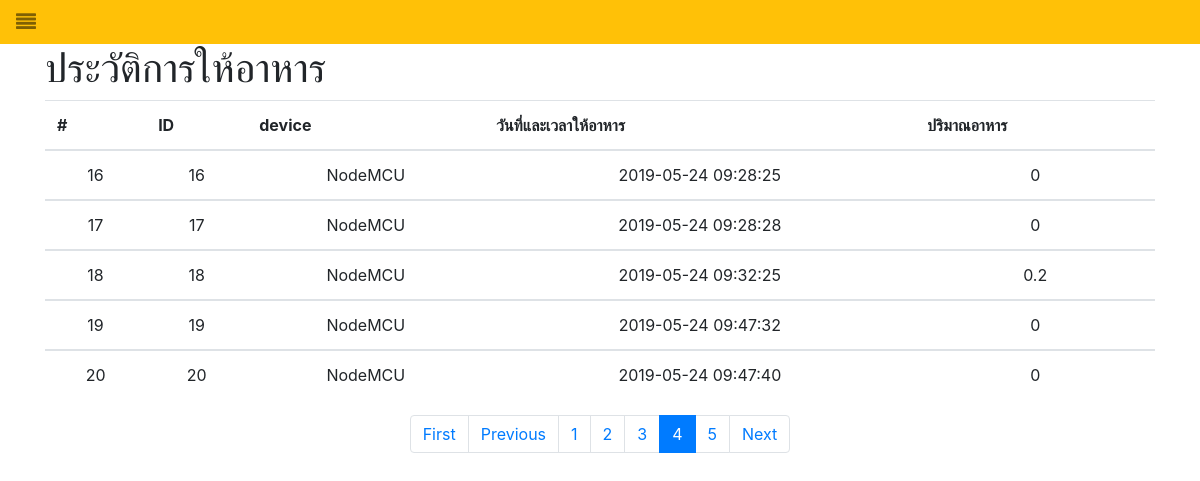
/history.php?page=4, run on the app's committed database.
### tables this page shows
CREATE TABLE `foodvol` (
  `id` int(11) NOT NULL,
  `device_id` varchar(15) NOT NULL,
  `date_food` datetime NOT NULL,
  `food_vol` float NOT NULL
);

### history.php (the view, shortened to what this page needs)
<?php
  require_once("connect.php");
  require_once("pagination.php");
  include("header.php");
?>
    <div class="container">
      <div class="">
        <h1>ประวัติการให้อาหาร</h1>
      </div>
        <div class="">
          <table class="table table-hover">
            <thead>
              <tr>
                <th>#</th>
                <th>ID</th>
                <th>device</th>
                <th>วันที่และเวลาให้อาหาร</th>
                <th>ปริมาณอาหาร</th>
              </tr>
            </thead>
            <?php
              $num = 0;
              $sql = "SELECT * FROM foodvol";
              $e_page=5;
              $step_num=0;
              if(!isset($_GET['page']) || (isset($_GET['page']) && $_GET['page']==1)){
                  $_GET['page']=1;
                  $step_num=0;
                  $s_page = 0;
              }else{
                  $s_page = $_GET['page']-1;
                  $step_num=$_GET['page']-1;
                  $s_page = $s_page*$e_page;
              }
              $sql.=" ORDER BY id  LIMIT ".$s_page.",$e_page";
              $result=$mysqli->query($sql);
              if($result && $result->num_rows>0){
              while($row = $result->fetch_assoc()){
                      $num++;
              ?>
            <tbody>
              <tr class="">
                <td><?=($step_num*$e_page)+$num?></td>
                <td><?php echo $row["id"];?></td>
                <td><?php echo $row["device_id"];?></td>
                <td><?php echo $row["date_food"];?></td>
                <td><?php echo $row["food_vol"];?></td>
              </tr>
              <?php
                  }
                }
                ?>
            </tbody>
          </table>
          <div class="browse_page">
          </div>
        </div>
    </div>
  </body>
</html>

### data on the page
foodvol: num "16", id "16", device "NodeMCU", date_food "2019-05-24 09:28:25", food_vol "0"
foodvol: num "17", id "17", device "NodeMCU", date_food "2019-05-24 09:28:28", food_vol "0"
foodvol: num "18", id "18", device "NodeMCU", date_food "2019-05-24 09:32:25", food_vol "0.2"
foodvol: num "19", id "19", device "NodeMCU", date_food "2019-05-24 09:47:32", food_vol "0"
foodvol: num "20", id "20", device "NodeMCU", date_food "2019-05-24 09:47:40", food_vol "0"
